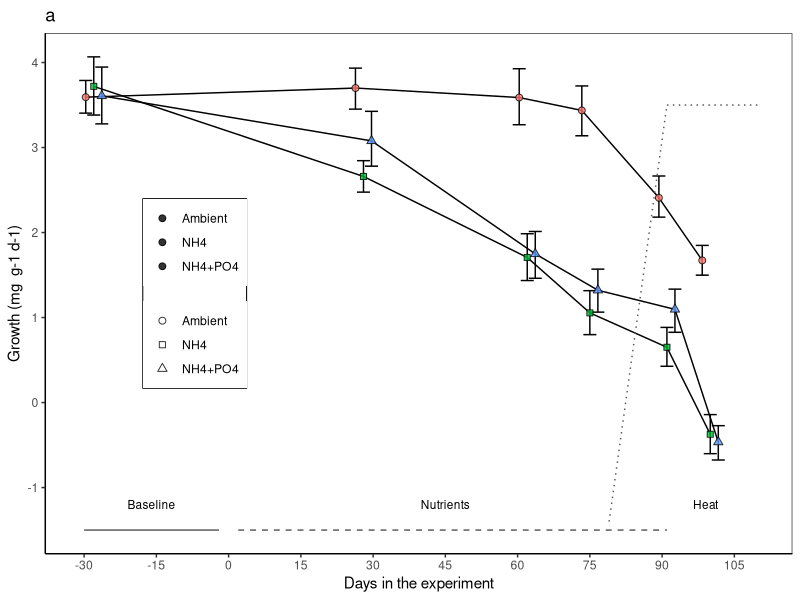
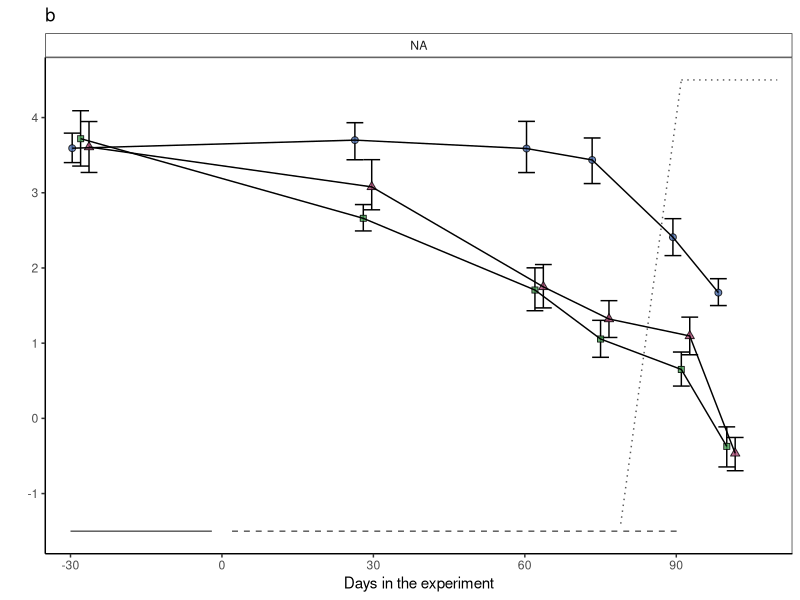
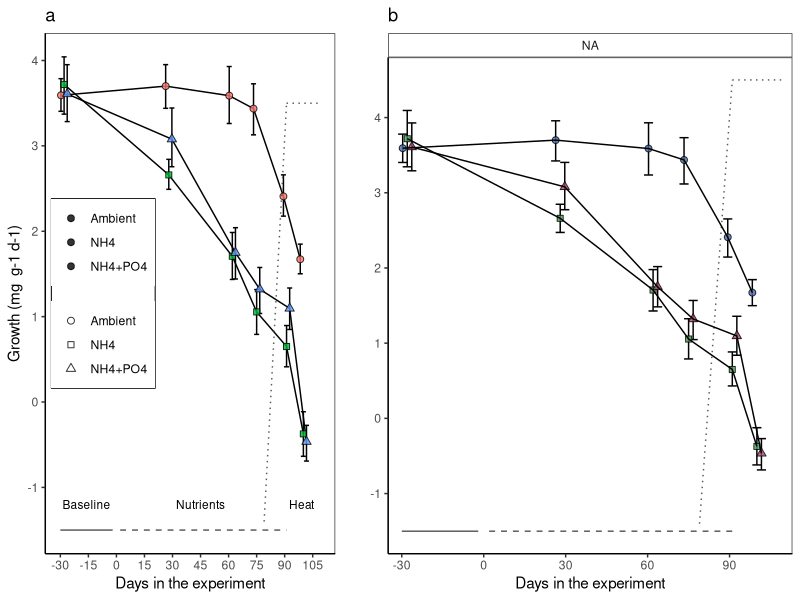
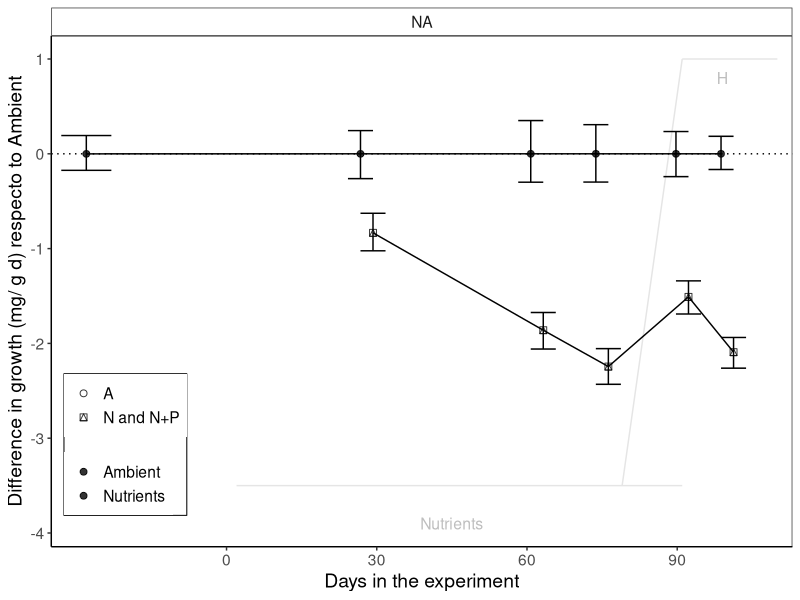
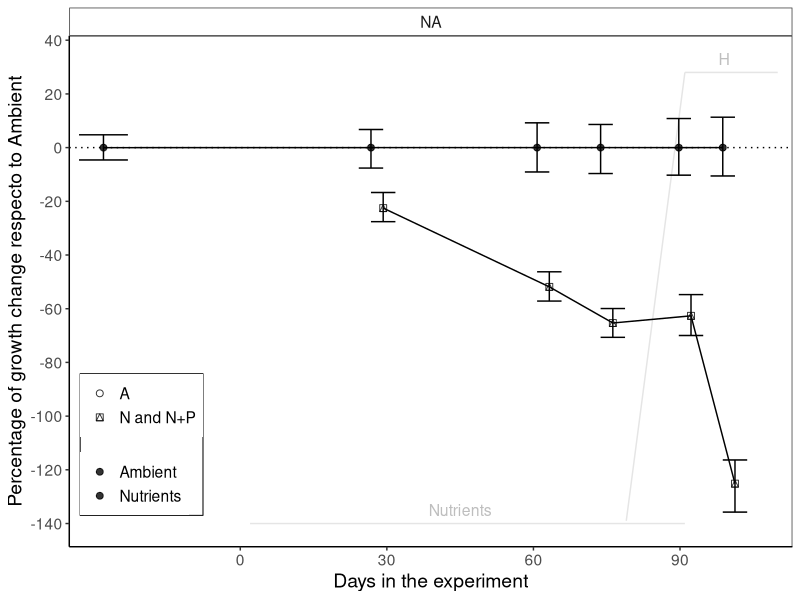
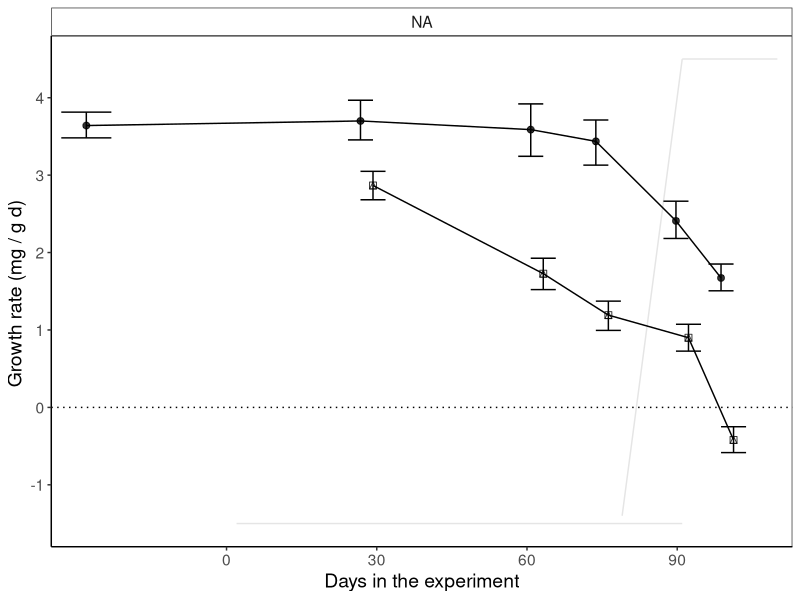

Reproduce these figures in R, in order. (Note: this script raises an error after producing the figures.)
## ---- chunk 1
knitr::opts_chunk$set(echo = TRUE, warning=FALSE, message=FALSE)
## ---- chunk 2

# Load all libraries and sources required to run the script
    library(tidyverse)
    library(ggthemes)
    library(lmerTest)
    library(emmeans)
    library(multcomp)
    library(gridExtra)
    library(rstatix)

# Default ggplot settings

    Fill.colour<-scale_colour_manual(values = c ("#4A6CAA", "#469B53", "#AA4A74"))

    ggthe_bw<-theme_bw() + theme(panel.grid.major = element_blank(), 
                    panel.grid.minor = element_blank(),
                    #panel.background = element_blank(), 
                    axis.line = element_line(colour = "black"),
                    plot.background=element_blank(),
                    legend.title = element_blank(), 
                    legend.box.background = element_rect(),
                    panel.background =element_rect(fill = NA, color = "white"),
                    legend.position=c(0.2, 0.5),
                    strip.background =element_rect(fill=NA))
## ---- chunk 3
# Import data: 

  ## Growth long
    BW.Tall<-read.csv("Growth_corrected.csv", header = TRUE)
    
  ## Genotype information
    MOTE<-read.csv("Genotype_Info.csv", header = TRUE)
    BW.Tall<-merge(BW.Tall, MOTE, by="Gen", all.x=TRUE)
    
  ## Data type  
    BW.Tall$Initial.Date<-as.Date(BW.Tall$Initial.Date, "%m/%d/%y")
    BW.Tall$Final.Date<-as.Date(BW.Tall$Final.Date, "%m/%d/%y")
    BW.Tall$Days<-(as.numeric(as.Date(BW.Tall$Final.Date))-17485)
    BW.Tall$DayF<-(as.factor(BW.Tall$Days))
 
    BW.Tall$TimePoint[BW.Tall$DayF=="-28"]<-"1"
    BW.Tall$TimePoint[BW.Tall$DayF=="-7"]<-"NA"
    BW.Tall$TimePoint[BW.Tall$DayF=="28"]<-"2"
    BW.Tall$TimePoint[BW.Tall$DayF=="62"]<-"3"
    BW.Tall$TimePoint[BW.Tall$DayF=="75"]<-"4"
    BW.Tall$TimePoint[BW.Tall$DayF=="91"]<-"5"
    BW.Tall$TimePoint[BW.Tall$DayF=="100"]<-"6"
    BW.Tall$TimePoint[BW.Tall$DayF=="113"]<-"7"
    BW.Tall$TimePoint<-as.numeric(as.character(BW.Tall$TimePoint))
    
    
    BW.Tall$Treatment <- as.character(BW.Tall$Treatment)
    BW.Tall$Treatment[BW.Tall$Treatment == "Control"] <- "Ambient"
    BW.Tall$Treatment[BW.Tall$Treatment == "N"] <- "NH4"
    BW.Tall$Treatment[BW.Tall$Treatment == "NP"] <- "NH4+PO4"
    BW.Tall$Treatment <- as.factor(BW.Tall$Treatment)
    
    BW.Tall$Nutrients <- "Nutrients"
    BW.Tall$Nutrients[BW.Tall$Treatment == "Ambient"] <- "Ambient"
    
    BW.Tall$Colony <- as.factor(BW.Tall$Gen)
    BW.Tall$MoteGen<-factor(BW.Tall$MoteGen, 
                                   levels=c("G_48", "G_62","G_31", "G_08","G_07", "G_50"))
    BW.Tall$SampleID <- paste("Ac", BW.Tall$Fra, BW.Tall$TimePoint, sep = "_")
  
    
  ## Remove recovery data points
    BW.Tall<-subset(BW.Tall, Initial.Date!="2017-10-18")
    BW.Tall<-subset(BW.Tall, Initial.Date!="2018-02-23") # After heat stress
    
## ---- chunk 4

 N.fragments<-BW.Tall %>% 
     group_by(MoteGen) %>% count(DayF)
 N.fragments
## ---- chunk 5

# Treatment effect over time
    BW_Treat<- ggplot(BW.Tall, aes (Days, dAW.gd, fill=Treatment, shape=factor(Treatment))) + 
      scale_shape_manual(values=c(21, 22, 24), labels=c("Ambient", "NH4", "NH4+PO4"))+
      ggthe_bw + Fill.colour + ggtitle("a")+
  
      stat_summary(fun.data = "mean_cl_boot", geom = "errorbar",
                   position=position_dodge(width=5))+
      stat_summary(fun.y=mean, geom="line", 
                   position=position_dodge(width=5), linetype=1) +
      stat_summary(fun.y=mean, geom="point", size =2,  alpha=0.8,
                   position=position_dodge(width=5))  + 
  
      scale_x_continuous(name="Days in the experiment", 
                         breaks = seq(-30, 115, by=15)) +
      scale_y_continuous(name="Growth (mg  g-1 d-1)", 
                         breaks = seq(-1, 4, by=1)) +
  
      annotate("segment", x = -30, xend = -2, y = -1.5, yend = -1.5,
                colour = "gray35")+
      annotate("text", x = -16, y = -1.2, label = "Baseline", size=3)+
    
      annotate("segment", x = 2, xend = 91, y = -1.5, yend = -1.5,
                colour = "gray35", linetype="dashed")+
      annotate("text", x = 45, y = -1.2, label = "Nutrients", size=3)+
    
      annotate("segment", x = 79, xend = 91, y = -1.4, yend = 3.5,
                colour = "gray35", linetype="dotted")+
    
      annotate("segment", x = 91, xend = 110, y = 3.5, yend = 3.5,
                colour = "gray35", linetype="dotted")+
      annotate("text", x = 99, y = -1.2, label = "Heat", size=3)
  BW_Treat
  
# ggsave(file="Outputs/Figure3_BW_corrected.svg", plot=BW_Treat, dpi = 300, units="in", width=3.5, height=3.0)
## ---- chunk 6

BW.Tall$TreatmentG<-BW.Tall$Treatment
BW.Tall$TreatmentG[BW.Tall$DayF==-28] <-"Ambient"

Colour.colour<-scale_colour_manual(values = c ("#4A6CAA", "#469B53", "#AA4A74"))
Fill.colour<-scale_fill_manual(values = c ("#4A6CAA", "#469B53", "#AA4A74"))

BW_Col <- ggplot(BW.Tall, aes(Days, dAW.gd, fill=Treatment,
                              shape=factor(Treatment))) +
  
     annotate("segment", x = -30, xend = -2, y = -1.5, yend = -1.5,
                colour = "gray35")+
      # annotate("text", x = -16, y = -1.2, label = "BL", size=3)+
    
      annotate("segment", x = 2, xend = 91, y = -1.5, yend = -1.5,
                colour = "gray35", linetype="dashed")+
      # annotate("text", x = 45, y = -1.2, label = "Nutrients", size=3)+
    
      annotate("segment", x = 79, xend = 91, y = -1.4, yend = 4.5,
                colour = "gray35", linetype="dotted")+
    
      annotate("segment", x = 91, xend = 110, y = 4.5, yend = 4.5,
                colour = "gray35",  linetype="dotted")+
      # annotate("text", x = 99, y = 3.5, label = "H", size=4)+
  
           stat_summary(fun.data = "mean_cl_boot",geom = "errorbar", 
                        position=position_dodge(width=5), width = 10)+
           stat_summary(fun.y=mean, geom="point", size =2,
                        position=position_dodge(width=5), alpha=0.8) +
           stat_summary(fun.y=mean, geom="line", 
                        position=position_dodge(width=5), linetype=1) + 
    scale_shape_manual(values=c(21, 22, 24),
                     labels=c("Ambient", "NH4", "NH4+PO4"))+
    ggthe_bw + Colour.colour + Fill.colour + ggtitle("b") +
    scale_x_continuous(name="Days in the experiment",
                           limits = c(-35,113),
                           breaks = seq(-30, 113, 30),  
                           expand = c(0, 0))+
    scale_y_continuous(name=" ", 
                      breaks = seq(-1, 5, by=1)) +
   #geom_hline(yintercept = 0, linetype=3)+
  
    theme(legend.position="none",
          legend.title = element_blank(), 
          strip.background =element_rect(fill=NA)) +

     facet_wrap(~MoteGen)
BW_Col

#ggsave(file="Outputs/S2a_Growth_genotype.svg", plot=BW_Col, width=6.0, height=3.5)

## ---- chunk 7
Figure.3<-grid.arrange(BW_Treat, BW_Col,
          ncol = 2,  widths = c(1.5,2))
#ggsave(file="Outputs/Figure3.svg", plot=Figure.3, width=6.5, height=4.5)
## ---- chunk 8

# Claculate relative changes (1 - Control)
      
BW.Tall$Nutrients2<-BW.Tall$Nutrients
BW.Tall$Nutrients2[BW.Tall$DayF=="-28"]<-"Ambient"
          
    BW.Summary <-BW.Tall %>%
          group_by(MoteGen, Nutrients2, DayF) %>%
          get_summary_stats(dAW.gd, type = "mean_sd")
    BW.Summary
    
    BW.Summary<-subset(BW.Summary, Nutrients2=="Ambient" )
    BW.Summary<-BW.Summary[, -3]
    BW.Summary<-BW.Summary[, -3]
    BW.Summary<-BW.Summary[, -3]
    
    BW.Tall<-merge(BW.Tall, BW.Summary,  by=c("MoteGen", "DayF"), all.x = T)
    BW.Tall$Difference<-BW.Tall$dAW.gd-BW.Tall$mean
    

Colour.colour<-scale_colour_manual(values = c("black", "gray70"))
Fill.colour<-scale_fill_manual(values = c("black", "gray70"))

BW_Diff_Col <- ggplot(BW.Tall, aes(Days, Difference, fill=Nutrients2,
                              shape=factor(Nutrients2))) +
  
     #annotate("segment", x = -30, xend = -2, y = -1.5, yend = -1.5,
      #          colour = "gray90")+
      # annotate("text", x = -16, y = -1.2, label = "BL", size=3)+
    
      annotate("segment", x = 2, xend = 91, y = -3.5, yend = -3.5,
                colour = "gray90")+
       annotate("text", x = 45, y = -3.9, label = "Nutrients", size=4, colour="gray")+
    
      annotate("segment", x = 79, xend = 91, y = -3.5, yend = 1,
                colour = "gray90")+
    
      annotate("segment", x = 91, xend = 110, y =1, yend =1,
                colour = "gray90")+
       annotate("text", x = 99, y = 0.8, label = "H", size=4, colour="gray")+
  
           stat_summary(fun.data = "mean_cl_boot",geom = "errorbar", 
                        position=position_dodge(width=5), width = 10)+
           stat_summary(fun.y=mean, geom="point", size =2,
                        position=position_dodge(width=5), alpha=0.8) +
           stat_summary(fun.y=mean, geom="line", 
                        position=position_dodge(width=5), linetype=1) + 
    scale_shape_manual(values=c(21, 14),
                     labels=c("A", "N and N+P"))+
           ggthe_bw + Colour.colour + Fill.colour +
    scale_x_continuous(name="Days in the experiment",
                           limits = c(-35,113),
                           breaks = seq(0, 113, 30),  
                           expand = c(0, 0))+
    scale_y_continuous(name="Difference in growth (mg/ g d) respecto to Ambient", 
                         breaks = seq(-4, 1.5, by=1)) +
   geom_hline(yintercept = 0, linetype=3)+
  
    theme(text=element_text(size=14),
          legend.position=c(0.1, 0.2),
          legend.title = element_blank(), 
          strip.background =element_rect(fill=NA)) +

     facet_wrap(~MoteGen)
BW_Diff_Col
        
#ggsave(file="Outputs/S_3_BW_Diff_Col.svg", plot=BW_Diff_Col, width=5.0, height=5)
          
## ---- chunk 9
# Claculate percentajes changes (1 - Control)
  BW.Tall$percentage<-(BW.Tall$Difference/BW.Tall$mean)*100
    

Colour.colour<-scale_colour_manual(values = c("black", "gray70"))
Fill.colour<-scale_fill_manual(values = c("black", "gray70"))

BW_perent_Col <- ggplot(BW.Tall, aes(Days, percentage, fill=Nutrients2,
                              shape=factor(Nutrients2))) +
  
     #annotate("segment", x = -30, xend = -2, y = -1.5, yend = -1.5,
      #          colour = "gray90")+
      # annotate("text", x = -16, y = -1.2, label = "BL", size=3)+
    
      annotate("segment", x = 2, xend = 91, y = -140, yend = -140,
                colour = "gray90")+
       annotate("text", x = 45, y = -135, label = "Nutrients", size=4, colour="gray")+
    
      annotate("segment", x = 79, xend = 91, y = -139, yend = 28,
                colour = "gray90")+
    
      annotate("segment", x = 91, xend = 110, y =28, yend =28,
                colour = "gray90")+
       annotate("text", x = 99, y = 33, label = "H", size=4, colour="gray")+
  
           stat_summary(fun.data = "mean_cl_boot",geom = "errorbar", 
                        position=position_dodge(width=5), width = 10)+
           stat_summary(fun.y=mean, geom="point", size =2,
                        position=position_dodge(width=5), alpha=0.8) +
           stat_summary(fun.y=mean, geom="line", 
                        position=position_dodge(width=5), linetype=1) + 
    scale_shape_manual(values=c(21, 14),
                     labels=c("A", "N and N+P"))+
           ggthe_bw + Colour.colour + Fill.colour +
    scale_x_continuous(name="Days in the experiment",
                           limits = c(-35,113),
                           breaks = seq(0, 113, 30),  
                           expand = c(0, 0))+
    scale_y_continuous(name="Percentage of growth change respecto to Ambient", 
                         breaks = seq(-140, 100, by=20)) +
   geom_hline(yintercept = 0, linetype=3)+
  
    theme(text=element_text(size=14),
          legend.position=c(0.1, 0.2),
          legend.title = element_blank(), 
          strip.background =element_rect(fill=NA)) +

     facet_wrap(~MoteGen)
BW_perent_Col

#ggsave(file="Outputs/S_3_BW_Percentaje_Col.svg", plot=BW_perent_Col, width=5.0, height=5)

## ---- chunk 10

BW.Tall$Nutrients[BW.Tall$DayF==-28] <-"Ambient"

Colour.colour<-scale_colour_manual(values = c("black", "gray70"))
Fill.colour<-scale_fill_manual(values = c("black", "gray70"))

BW_Col <- ggplot(BW.Tall, aes(Days, dAW.gd, fill=Nutrients,
                              shape=factor(Nutrients))) +
  
     #annotate("segment", x = -30, xend = -2, y = -1.5, yend = -1.5,
      #          colour = "gray90")+
      # annotate("text", x = -16, y = -1.2, label = "BL", size=3)+
    
      annotate("segment", x = 2, xend = 91, y = -1.5, yend = -1.5,
                colour = "gray90")+
      # annotate("text", x = 45, y = -1.2, label = "Nutrients", size=3)+
    
      annotate("segment", x = 79, xend = 91, y = -1.4, yend = 4.5,
                colour = "gray90")+
    
      annotate("segment", x = 91, xend = 110, y = 4.5, yend = 4.5,
                colour = "gray90")+
      # annotate("text", x = 99, y = 3.5, label = "H", size=4)+
  
           stat_summary(fun.data = "mean_cl_boot",geom = "errorbar", 
                        position=position_dodge(width=5), width = 10)+
           stat_summary(fun.y=mean, geom="point", size =2,
                        position=position_dodge(width=5), alpha=0.8) +
           stat_summary(fun.y=mean, geom="line", 
                        position=position_dodge(width=5), linetype=1) + 
    scale_shape_manual(values=c(21, 14),
                     labels=c("A", "N+P"))+
           ggthe_bw + Colour.colour + Fill.colour +
  
    scale_x_continuous(name="Days in the experiment",
                           limits = c(-35,113),
                           breaks = seq(0, 113, 30),  
                           expand = c(0, 0))+
    scale_y_continuous(name="Growth rate (mg / g d) ", 
                         breaks = seq(-1, 5, by=1)) +
   geom_hline(yintercept = 0, linetype=3)+
  
    ylab("Growth rate (mg/ g d) ") + 
    theme(text=element_text(size=14),
          legend.position="none",
          legend.title = element_blank(), 
          strip.background =element_rect(fill=NA)) +

     facet_wrap(~MoteGen)
BW_Col

#ggsave(file="Outputs/S2a_Growth_genotype.svg", plot=BW_Col, width=6.0, height=3.5)

## ---- chunk 11
# sample means
BW.nutrients1 <- aggregate(dAW.gd~Nutrients+Days+MoteGen, data=BW.Tall, mean, na.rm=TRUE)
          names(BW.nutrients1)[4] <- "mean"
      
# sample SDs
BW.nutrientssd1 <- aggregate(dAW.gd~Nutrients+Days+MoteGen, data=BW.Tall, sd, na.rm=TRUE)
          names(BW.nutrientssd1)[4] <- "sd"
          
          
# Collect the summary statistics in a dataframe
    BW.nutrients1<-merge(BW.nutrients1, BW.nutrientssd1)
    BW.nutrients1<-BW.nutrients1[order(BW.nutrients1$Days, BW.nutrients1$MoteGen),]
    BW.nutrients1
## ---- chunk 12
BW_ColonyT<- ggplot(BW.Tall, aes (Days, dAW.gd, colour=MoteGen)) +   
  stat_summary(fun.data = "mean_cl_boot",geom = "errorbar", width = 0.8)+
  stat_summary(fun.y=mean, geom="point", size =2, alpha=0.5) +
   ylab("Growth (mg/ g d)") +
  
     annotate("segment", x = 2, xend = 91, y = -1, yend = -1,
                   colour = "gray90", linetype=1)+
     annotate("segment", x = 79, xend = 91, y = -1, yend = -0.5,
                   colour = "gray90", linetype=1)+
     annotate("segment", x = 91, xend = 110, y = -0.5, yend = -0.5,
                   colour = "gray90", linetype=1)+
     annotate("text", x = 45, y = -1.5, label = "Nutrients", size=3)+
     annotate("text", x = 99, y = -1.5, label = "H", size=3)+
  stat_summary(fun.y=mean, geom="line") + ggthe_bw + facet_grid (~Treatment)  
BW_ColonyT
## ---- chunk 13
BW_ColonyTF<- ggplot(BW.Tall, aes (Days, dAW.gd, colour=factor(Fra), group=Fra)) +    stat_summary(fun.y=mean, geom="line") + ggthe_bw + facet_grid (MoteGen~Treatment)+  geom_point()+ theme(legend.position = "none")
BW_ColonyTF

## ---- chunk 14

BW_Init<- ggplot(BW.Initial, aes (MoteGen, dAW.gd, colour=MoteGen)) +
  ggtitle("(a) Baseline")+
  stat_summary(fun.data = "mean_cl_boot",geom = "errorbar", width = 0.2) +
  stat_summary(fun.y=mean, geom="point", size =3, alpha=0.5) + ggthe_bw +
  scale_y_continuous(name=("Growth (mg/ g d) "),
                     limits = c(0,6),
                     breaks = seq(0, 6, by=0.5))+
  theme(legend.position=c(0.3, 0.3),
        legend.title = element_blank(), 
        strip.background =element_rect(fill=NA))

BW_Final<- ggplot(BW.FinalAC, aes (MoteGen, dAW.gd, colour=MoteGen)) +
   ggtitle("(a) Ambient (day 75)")+
  stat_summary(fun.data = "mean_cl_boot",geom = "errorbar", width = 0.2) +
  stat_summary(fun.y=mean, geom="point", size =3, alpha=0.5) + ggthe_bw +
  scale_y_continuous(name=("Growth (mg/ g d) "),
                     limits = c(0,6),
                     breaks = seq(0, 6, by=0.5))+
   ylab("Growth (mg/ g d) ")+
  theme(legend.position="none",
        legend.title = element_blank(), 
        strip.background =element_rect(fill=NA))

BW_Colony_Control<- ggplot(BW.Control, aes (Days, dAW.gd, colour=MoteGen)) +
  stat_summary(fun.data = "mean_cl_boot",geom = "errorbar", 
               width = 10, position=position_dodge(width=5)) +
  stat_summary(fun.y=mean, geom="point", size =3, alpha=0.5,
               position=position_dodge(width=5)) +
  stat_summary(fun.y=mean, geom="line", position=position_dodge(width=5)) +
  
  ggthe_bw + # geom_jitter()+
  ggtitle("(b) Ambient - Control") +
  scale_y_continuous(name=("Growth (mg/ g d) "),
                     limits = c(0,6),
                     breaks = seq(0, 6, by=0.5))+
  theme(legend.position="none")


Captivityeffect<-grid.arrange(BW_Init,BW_Final, nrow=1)
Captivityeffect2<-grid.arrange(BW_Init,BW_Colony_Control, nrow=1)
#ggsave(file="Outputs/S_Genotypes.svg", plot=Captivityeffect, width=6, height=3.5)

## ---- chunk 15
BW_Colony_Control<-ggplot(BW.Control, aes (Days, dAW.gd, colour=factor(Fra), group=Fra)) +   
  #stat_summary(fun.data = "mean_cl_boot",geom = "errorbar", width = 0.8)+
  #stat_summary(fun.y=mean, geom="point", size =2, alpha=0.5) +
  stat_summary(fun.y=mean, geom="line") + ggthe_bw + 
  facet_wrap (~MoteGen)+  geom_point()+ theme(legend.position = "none")
BW_Colony_Control
## ---- chunk 16
# Complex to simple models 
  
  LM_1 <- lmer(dAW.gd ~ Treatment*DayF +
                               (1 + Treatment|Genotype) + (1|Replicate), REML=TRUE, data= BW.Tall)
  
  LM_2 <- lmer(dAW.gd ~ Treatment * DayF +
                               (Treatment|Genotype), REML=TRUE,  data= BW.Tall)
   
  LM_3 <- lmer(dAW.gd ~ Treatment  * DayF +
                               (1|Genotype), REML=TRUE, data= BW.Tall)
 

# Select model
  AIC(LM_1, LM_2, LM_3) # 1=2, but 3 has lower AIC
  
  anova(LM_1, LM_2, refit=FALSE)
  anova(LM_2, LM_3, refit=FALSE)
  anova(LM_1, LM_3, refit=FALSE)
 
# Final model 
  LM_Treatment_Days<-lmer(dAW.gd ~ Treatment * DayF +
                             (1|Genotype) + (1|Fra),  data= BW.Tall) 
  # Removed (1|Replicate) since it was not significant (p=0.1642)
  isSingular(LM_Treatment_Days)
  
  anova(LM_Treatment_Days)
  ranova(LM_Treatment_Days)
  #summary(LM_Treatment_Days)

par(mfrow=c(1,2))
  plot(fitted(LM_Treatment_Days), residuals(LM_Treatment_Days, type="pearson"))
  abline(h=0)
  qqnorm(residuals(LM_Treatment_Days, type="pearson"))
abline(0,1)
  
# Pairwise comparisons
  BW.emmc<-emmeans(LM_Treatment_Days, ~Treatment*DayF)
  #contrast(BW.emmc, "tukey")
  BW_groups<-cld(BW.emmc)
  #BW.emmc<-emmeans(LM_Treatment_Days, ~Treatment|DayF)
  #contrast(BW.emmc, "tukey")
  #BW_groups<-cld(BW.emmc)
  
  #BW_groups<-as.data.frame(BW_groups[complete.cases(BW_groups),])
  BW_groups<-BW_groups[order(BW_groups$DayF,BW_groups$Treatment),]
  BW_groups
  
#write.csv(BW_groups, "Outputs/BW_groups_corrected.csv", row.names = F)

## ---- chunk 17
#library(nlme)
# 
# fit1 <- gls(dAW.gd ~ DayF *Treatment, data=BW.Tall,
#   correlation=corSymm(form=~TimePoint|Fra),
#   weights=varIdent(form=~1|TimePoint),
#   na.action=na.exclude,
#   control=glsControl(opt="optim"))
## ---- chunk 18
# summary(fit1)
# 
# intervals(fit1)
# anova(fit1, type="marginal")
# getVarCov(fit1)
# residuals(fit1, type="pearson")
# 
# par(mfrow=c(1,2))
# plot(fitted(fit1), residuals(fit1, type="pearson"))
# abline(h=0)
# qqnorm(residuals(fit1, type="pearson"))
# abline(0,1)
## ---- chunk 19
# library(rms)
# clda_Gls_1 <- Gls(dAW.gd ~ DayF * Treatment, 
#                   correlation=corSymm (form = ~TimePoint|Fra),
#         weights=varIdent(form=~1|TimePoint),
#         na.action=na.exclude,
#         control=glsControl(opt="optim"),
#         data=BW.Tall)
# 
# data1<-expand.grid(DayF=unique(BW.Tall$DayF),
#                    Treatment=unique(BW.Tall$Treatment))
# 
# predictions_1 <- cbind(data1, 
# predict (clda_Gls_1, data1, conf.int=0.95))
# 
# predictions_1$Days<-as.numeric(as.character(predictions_1$DayF))

## ---- chunk 20
# pd <- position_dodge(2)
# limits <- aes(ymax = upper , ymin=lower, shape=Treatment)
# 
# pCI1 <- ggplot(predictions_1, aes(y=linear.predictors, x=Days, 
#                                 fill=Treatment)) + 
#       geom_errorbar(limits, width= 2 , position=pd) + 
#       geom_line(aes(group=Treatment, y=linear.predictors), position=pd, size=0.1) + 
#       geom_point(aes(fill=Treatment), shape=21, position=pd, size=4, alpha=0.8) +
#         
#       ggthe_bw+
#         
#       geom_hline(yintercept = 0, linetype=3)+
#       
#       scale_x_continuous(name="Days in the experiment", 
#                          breaks = seq(0, 115, by=15)) +
#       scale_y_continuous(name="Estimated growth (mg / g d) ", 
#                          breaks = seq(-1, 4, by=1)) +
#     
#       theme(text=element_text(size=14),
#           legend.position="right",
#           legend.title = element_blank(), 
#           strip.background =element_rect(fill=NA)) +
#     
#       annotate("segment", x = -30, xend = -2, y = -1.5, yend = -1.5,
#                 colour = "gray90")+
#       annotate("text", x = -16, y = -1.2, label = "Baseline", size=3)+
#     
#       annotate("segment", x = 2, xend = 91, y = -1.5, yend = -1.5,
#                 colour = "gray90")+
#       annotate("text", x = 45, y = -1.2, label = "Nutrients", size=3)+
#     
#       annotate("segment", x = 79, xend = 91, y = -1.4, yend = -1,
#                 colour = "gray90")+
#     
#       annotate("segment", x = 91, xend = 110, y = -1, yend = -1,
#                 colour = "gray90")+
#       annotate("text", x = 99, y = -1.2, label = "Heat", size=3)
#  
# pCI1
## ---- chunk 21
# ANOVA
  LM_bl <- lmer(dAW.gd ~ MoteGen + (1|Replicate), data= BW.Initial)
  anova(LM_bl)
  ranova(LM_bl)
  
    LM_bl <- lm(dAW.gd ~ MoteGen, data= BW.Initial)
    anova(LM_bl)
    summary(LM_bl)
  
# Pairwise comparisons
  BW_bl.emmc<-emmeans(LM_bl, ~MoteGen)
  #contrast(BW_bl.emmc, "tukey")
  
#Tukey groups
  BW_bl_groups<-cld(BW_bl.emmc)
  #write.csv(BW_bl_groups, "Outputs/BW_baseline_groups.csv", row.names = F)

# Summary stats
  # library(rstatix)
  
  Stats_BL<-BW.Initial %>%
    group_by(MoteGen) %>%
    get_summary_stats(dAW.gd, type = "mean_sd")
  Stats_BL

## ---- chunk 22
summary(BW.Control)

# Model
  LM_A_C.0 <- lmer(dAW.gd ~ MoteGen * DayF + (1|Replicate), data= BW.Control)
  anova(LM_A_C.0) # Day alone is not significant, but Day:Genet is 
  ranova(LM_A_C.0) # Replicate is not significant

  LM_A_C <-lmer(dAW.gd ~ MoteGen * DayF + (1|Fra), data= BW.Control)
  anova(LM_A_C) # Day alone is not significant, but Day:Genet is 
  ranova(LM_A_C)
  
# Pairwise comparisons
  BW_A_C.emmc<-emmeans(LM_A_C, ~MoteGen | DayF)
  #contrast(BW_A_C.emmc, "tukey")
  
  #BW_A_C.emmc<-emmeans(LM_A_C, ~DayF|MoteGen)
  #contrast(BW_A_C.emmc, "tukey")
  
#Tukey groups
  BW_A_C_groups<-cld(BW_A_C.emmc)
  
  BW_A_C_groups<-BW_A_C_groups[order(BW_A_C_groups$MoteGen,BW_A_C_groups$Day),]
  BW_A_C_groups
  
  #write.csv(BW_A_C_groups, "Outputs/BW_A_C_groups.csv", row.names = F)

# Summary stats
  # library(rstatix)
  
  Stats_Control<-BW.Control %>%
    group_by(MoteGen) %>%
    get_summary_stats(dAW.gd, type = "mean_sd")
  Stats_Control

## ---- chunk 23
summary(BW.FinalAC)

# Model
  LM_A_C.75 <- lmer(dAW.gd ~ MoteGen + (1|Replicate), data= BW.FinalAC)
  isSingular(LM_A_C.75)
  anova(LM_A_C.75) # Day alone is not significant, but Day:Genet is 
  ranova(LM_A_C.75) # Replicate is not significant

  LM_A_C.75 <-lm(dAW.gd ~ MoteGen , data=BW.FinalAC)
  anova(LM_A_C.75) # Day alone is not significant, but Day:Genet is 
  summary(LM_A_C.75)
  
# Pairwise comparisons
  BW_A_C75.emmc<-emmeans(LM_A_C.75, ~MoteGen)
  #contrast(BW_A_C.emmc, "tukey")
  
#Tukey groups
  BW_A_C75_groups<-cld(BW_A_C75.emmc)
  BW_A_C75_groups
  #write.csv(BW_A_C75_groups, "Outputs/BW_A_C75_groups.csv", row.names = F)

  Stats_75_a<-BW.FinalAC %>%
    group_by(MoteGen) %>%
    get_summary_stats(dAW.gd, type = "mean_sd")
  Stats_75_a
## ---- chunk 24
BW.AC<-subset(BW.Tall, Days<80)
  BW.AC$Treatment[BW.AC$DayF=="-28"]<-"A"
  BW.AC<-subset(BW.AC, Treatment=="A") # Only Ambient
  BW.AC<-droplevels(BW.AC)

  Stats_Con_BL<-BW.AC %>%
    group_by(MoteGen, DayF) %>%
    get_summary_stats(dAW.gd, type = "mean_sd")
  Stats_Con_BL

  summary(BW.AC)

# Model
  LM_AC_BL <- lmer(dAW.gd ~ MoteGen * DayF + (1|Replicate), data= BW.AC)
  isSingular(LM_AC_BL)
  anova(LM_AC_BL) # Day alone is not significant, but Day:Genet is 
  ranova(LM_AC_BL) # Replicate is not significant

  LM_AC_BL <-lmer(dAW.gd ~ MoteGen * DayF + (1|Fra), data= BW.AC)
  anova(LM_AC_BL) # Day alone is not significant, but Day:Genet is 
  ranova(LM_AC_BL)
  
# Pairwise comparisons
  BW_AC_BL.emmc<-emmeans(LM_AC_BL, ~MoteGen | DayF)
  #contrast(BW_AC_BL.emmc, "tukey")
  
  BW_AC_BL.emmc<-emmeans(LM_AC_BL, ~DayF|MoteGen)
  #contrast(BW_AC_BL.emmc, "tukey")
  
#Tukey groups
  BW_AC_BL.emmc<-emmeans(LM_AC_BL, ~MoteGen * DayF)
  BW_AC_BL_groups<-cld(BW_AC_BL.emmc)
  
  BW_AC_BL_groups<-BW_AC_BL_groups[order(BW_AC_BL_groups$DayF,BW_AC_BL_groups$MoteGen),]
  BW_AC_BL_groups
  
  #write.csv(BW_AC_BL_groups, "Outputs/BW_AC_BL_groups", row.names = F)

## ---- chunk 25

summary(BW.100)

BW.100.C<-subset(BW.100, Treatment=="A")
summary(BW.100.C)

# Model
  LM_A_H.100 <- lmer(dAW.gd ~ MoteGen + (1|Replicate), data= BW.100.C)
  anova(LM_A_H.100) 
  ranova(LM_A_H.100) # Replicate is not significant

# Pairwise comparisons
  BW_A_H100.emmc<-emmeans(LM_A_H.100, ~MoteGen)
  #contrast(BW_A_H100.emmc, "tukey")
  
#Tukey groups
  BW_A_H100_groups<-cld(BW_A_H100.emmc)
  BW_A_H100_groups
  #write.csv(BW_A_H100_groups, "Outputs/BW_A_H100_groups.csv", row.names = F)

  Stats_100_a<-BW.100.C %>%
    group_by(MoteGen) %>%
    get_summary_stats(dAW.gd, type = "mean_sd")
  Stats_100_a
  
## ---- chunk 26
  
BW_91<- ggplot(subset(BW.91, Treatment=="A"), aes (MoteGen, dAW.gd, colour=MoteGen)) +
  ggtitle("(c) Heat (day 91)")+
  stat_summary(fun.data = "mean_cl_boot",geom = "errorbar", width = 0.2) +
  stat_summary(fun.y=mean, geom="point", size =3, alpha=0.5) + ggthe_bw +
  scale_y_continuous(name=("Growth (mg/ g d) "),
                     limits = c(0,6),
                     breaks = seq(0, 6, by=0.5))+
  theme(legend.position="none",
        legend.title = element_blank(), 
        strip.background =element_rect(fill=NA)) #+
  facet_grid(Treatment~.)


BW_100<- ggplot(subset(BW.100, Treatment=="A"), aes (MoteGen, dAW.gd, colour=MoteGen)) +
  ggtitle("(d) Heat (day 100)")+
  stat_summary(fun.data = "mean_cl_boot",geom = "errorbar", width = 0.2) +
  stat_summary(fun.y=mean, geom="point", size =3, alpha=0.5) + ggthe_bw +
  scale_y_continuous(name=("Growth (mg/ g d) "),
                     limits = c(0,6),
                     breaks = seq(0, 6, by=0.5))+
  theme(legend.position="none",
        legend.title = element_blank(), 
        strip.background =element_rect(fill=NA)) #+facet_grid(Treatment~.)

HeatEffect<-grid.arrange(BW_91, BW_100, nrow=1)

## ---- chunk 27
All_ambient<-grid.arrange(BW_Init,BW_Final, BW_91, BW_100, nrow=1)

#ggsave(file="Outputs/S_Genotypes_Ambient.svg", plot=All_ambient, width=8, height=5.5)
## ---- chunk 28

# Subset_data
  BW.A<-BW.Tall
    BW.A$Treatment[BW.A$DayF=="-28"]<-"A"
    BW.A<-subset(BW.A, Treatment=="A")  
    BW.A<-subset(BW.A, DayF!="28")
    BW.A<-subset(BW.A, DayF!="62")  
    # BW.A<-subset(BW.A, DayF!="91")
    BW.A<-droplevels(BW.A)

# Summary    
  summary(BW.A)
  
  Stats_Ambient<-BW.A %>%
    group_by(MoteGen, DayF) %>%
    get_summary_stats(dAW.gd, type = "mean_sd")
  Stats_Ambient
  
# Model
  LM_Ambinet <- lmer(dAW.gd ~ MoteGen * DayF + (1|Replicate), data= BW.A)
  isSingular(LM_Ambinet)
  anova(LM_Ambinet) 
  ranova(LM_Ambinet) # Replicate is not significant

  LM_Ambinet <-lmer(dAW.gd ~ MoteGen * DayF + (1|Fra), data= BW.A)
  anova(LM_Ambinet) # Day alone is not significant, but Day:Genet is 
  ranova(LM_Ambinet)
  
# Pairwise comparisons
  BW_Ambient.emmc<-emmeans(LM_Ambinet, ~MoteGen | DayF)
  #contrast(BW_Ambient.emmc, "tukey")
  
  BW_Ambient.emmc<-emmeans(LM_Ambinet, ~DayF|MoteGen)
  #contrast(BW_Ambient.emmc, "tukey")
  
#Tukey groups
  BW_AC_BL.emmc<-emmeans(LM_Ambinet, ~MoteGen * DayF)
  BW_AC_BL_groups<-cld(BW_AC_BL.emmc)
  
  BW_AC_BL_groups<-BW_AC_BL_groups[
    order(BW_AC_BL_groups$DayF,BW_AC_BL_groups$MoteGen),]
  BW_AC_BL_groups
  
  #write.csv(BW_AC_BL_groups, "Outputs/BW_AC_BL_groups", row.names = F)

## ---- chunk 29
# 1. Model
  
  LM_4 <- lmer(dAW.gd ~ Treatment*DayF*MoteGen +
                       (1|Fra), REML=TRUE, data=BW.nutrients)

# Select model  
  anova(LM_4)  
  ranova(LM_4)

# 2. Predict values:
  pred_nutrients <- predict(LM_4,re.form = NA)

  #3. Bootstrap CI:
    nutrients.boot1 <- bootMer(LM_4, predict, nsim = 1000, re.form = NULL) # include random effects, reduce CI lot!
    std.err <- apply(nutrients.boot1$t, 2, sd)
    CI.lo_1 <- pred_nutrients - std.err*1.96
    CI.hi_1 <- pred_nutrients + std.err*1.96

  #Plot
  Model_nutrinets_plot<- ggplot(
    BW.nutrients, aes(x = Days, y = dAW.gd, colour = MoteGen)) +
    geom_line(aes(y = pred_nutrients),size=2) +
    #geom_point(aes(fill=factor(Treatment)),
    #         shape = 21, colour = "black", size = 2, stroke = 0.3, alpha=0.3) +
    geom_ribbon(aes(ymin = CI.lo_1, ymax = CI.hi_1),
                size=2, alpha = 0.1, linetype = 0) +
    #scale_color_manual(values=my_colours) +
    #scale_fill_manual(values=my_colours) +
    scale_y_continuous(name=expression(~italic("Growth")),
                      limits = c(0, 6), 
                      breaks = seq(0, 6, by=1), expand = c(0,0))+
    scale_x_continuous("Days in the experiment", limits = c(-30, 78),
                     breaks = seq(-30, 76, by=15), expand = c(0,0))+
    
    stat_summary(fun.data = "mean_cl_boot",geom = "errorbar", width = 1,
                   position = position_dodge(1) )+
    stat_summary(fun.y=mean, geom="line", position = position_dodge(1), 
                linetype=1, alpha=0.5) + ggthe_bw
    
  
  Model_nutrinets_plot + facet_grid(~Treatment)
  
# Pairwise comparisons
  BW.emmc<-emmeans(LM_4, ~Treatment|DayF|MoteGen)
  contrast(BW.emmc, "tukey")
  BW_groups<-cld(BW.emmc)
  
  #BW_groups<-as.data.frame(BW_groups[complete.cases(BW_groups),])
  BW_groups<-BW_groups[order(BW_groups$Day,BW_groups$Treatment),]
  BW_groups
  
  #write.csv(BW_groups, "Outputs/BW_groups_corrected.csv", row.names = F)

## ---- chunk 30

BW.Tall$Nutrients <- "Nutrients"
BW.Tall$Nutrients[BW.Tall$Treatment == "A"] <- "Ambient"
BW.Nutrients<-subset(BW.Tall, Days<91)
   
# 1. Model
  
  LM_5 <- lmer(dAW.gd ~ Nutrients*DayF*MoteGen +
                       (1|Fra), REML=TRUE, data=BW.Nutrients)

# Select model  
  anova(LM_5)  
  ranova(LM_5)

# 2. Predict values:
  pred_nutrients2 <- predict(LM_5, re.form = NA)

  #3. Bootstrap CI:
    nutrients.boot2 <- bootMer(LM_5, predict, nsim = 1000, re.form = NULL) # include random effects, reduce CI lot!
    std.err <- apply(nutrients.boot2$t, 2, sd)
    CI.lo_2 <- pred_nutrients2 - std.err*1.96
    CI.hi_2 <- pred_nutrients2 + std.err*1.96

  #Plot
  Model_nutrinets_plot2<- ggplot(BW.Nutrients, 
                                 aes(x = Days, y = dAW.gd, 
                                     colour = MoteGen, shape=Nutrients)) +
    geom_line(aes(y = pred_nutrients2),size=2) +
    #geom_point(aes(fill=factor(Nutrients)),
    #         shape = 21, colour = "black", size = 2, stroke = 0.3, alpha=0.3) +
    geom_ribbon(aes(ymin = CI.lo_2, ymax = CI.hi_2),
                size=2, alpha = 0.1, linetype = 0) +
    #scale_color_manual(values=my_colours) +
    #scale_fill_manual(values=my_colours) +
    scale_y_continuous(name=expression(~italic("Growth")),
                      limits = c(-2, 6), 
                      breaks = seq(-2, 6, by=1), expand = c(0,0))+
    scale_x_continuous("Days in the experiment", limits = c(-30, 110),
                     breaks = seq(-30, 110, by=30), expand = c(0,0))+
    
    stat_summary(fun.data = "mean_cl_boot",geom = "errorbar", width = 1,
                   position = position_dodge(1) )+
    stat_summary(fun.y=mean, geom="line", position = position_dodge(1), 
                linetype=1, alpha=0.5) + ggthe_bw
    
  
  Model_nutrinets_plot2 + facet_grid(~Nutrients)
  
# Pairwise comparisons
  contrast(BW.emmc, "tukey")
  BW.emmc<-emmeans(LM_5, ~MoteGen|DayF|Nutrients)
  contrast(BW.emmc, "tukey")
  
  BW.emmc<-emmeans(LM_5, ~Nutrients|MoteGen|DayF)
  contrast(BW.emmc, "tukey")
  
  BW.emmc<-emmeans(LM_5, ~MoteGen*DayF*Nutrients)
  BW_groups_genotypes<-cld(BW.emmc)
  
  #BW_groups_genotypes<-as.data.frame(BW_groups_genotypes[complete.cases(BW_groups_genotypes),])
  BW_groups_genotypes<-BW_groups_genotypes[order(BW_groups_genotypes$MoteGen, 
                             BW_groups_genotypes$DayF,
                             BW_groups_genotypes$Nutrients),]
  BW_groups_genotypes
  
  #write.csv(BW_groups_genotypes, "Outputs/BW_groups_genotypes.csv", row.names = F)

## ---- chunk 31
